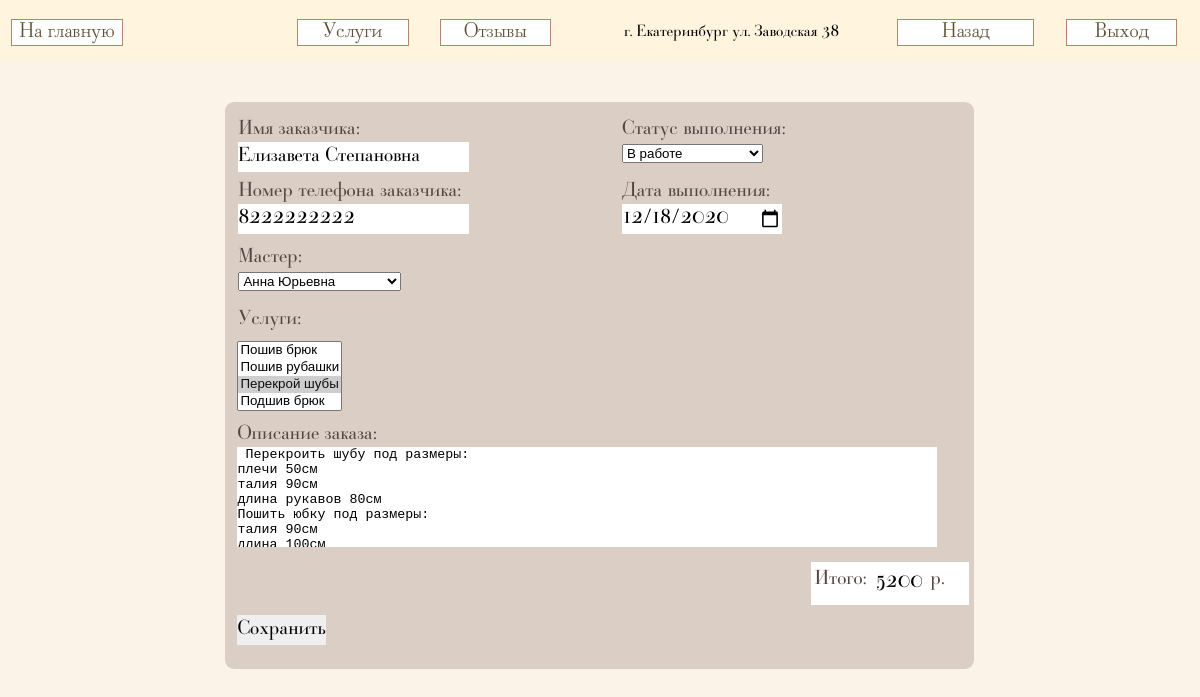
/edit_order.html/10, run on the app's committed database.
### cursovayaapp/models.py (models this page shows)
class Order(models.Model):
    customer_name = models.CharField(max_length=50)
    customer_number = models.CharField(max_length=11)
    description = models.TextField(default=' ')
    time = models.DateField(default=timezone.now)
    price = models.IntegerField(default=0)
    status = models.CharField(max_length=20)
    master_id = models.ForeignKey(Employee, on_delete=models.CASCADE)
    service_id = models.ManyToManyField(Service)
    materail_id = models.ManyToManyField(Material)
    count_material = models.IntegerField(default=0)

### cursovayaapp/views.py (the view, shortened to what this page needs)
# urls.py: path('edit_order.html/<int:id>', EditOrderPage.as_view()),
class EditOrderPage(View):
    def get(self, request, id):
        masters = get_masters()
        services = get_services()
        materials = get_material()
        order = get_order_id(id)
        status = ['Принят', 'В работе', 'Ожидает примерки', 'Завершен', 'Отдан']
        context = {
            'masters': masters,
            'services': services,
            'materials': materials,
            'order': order,
            'status': status
        }
        return render(request, 'edit_order.html', context=context)

### cursovayaapp/basa.py (called while the page is built)
def get_material():
    materials = Material.objects.all()
    return materials

def get_services():
    services = Service.objects.all()
    return services

def get_masters():
    masters = Employee.objects.filter(privilegies=False)
    return masters

def get_order_id(id):
    i_order = Order.objects.get(id=id)
    return i_order

### cursovayaapp/templates/edit_order.html (shortened to what this page needs)
<!DOCTYPE html>
<html class="nojs html css_verticalspacer" lang="ru-RU">
 <head>
  <link rel="stylesheet" type="text/css" href="../static/css/site_global.css?crc=444006867"/>
  <link rel="stylesheet" type="text/css" href="../static/css/order.css?crc=3794871221" id="pagesheet"/>
 </head>
 <body>
  <div class="clearfix borderbox" id="page">
   <div class="browser_width" id="u1863-bw">
    <div id="u1863"></div>
   </div>
   <a class="nonblock nontext clearfix grpelem" id="u1869-4" href="/"><p>На главную</p></a>
   <div class="clearfix grpelem" id="ppu1864-4">
    <div class="clearfix colelem" id="pu1864-4">
     <a class="nonblock nontext clearfix grpelem" id="u1866-4" href="../service.html"><p>Услуги</p></a>
     <a class="nonblock nontext clearfix grpelem" id="u1867-4" href="../review.html"><p>Отзывы</p></a>
     <a class="nonblock nontext clearfix grpelem" id="u1870-4" href="../back"><p>Назад</p></a>
    </div>
    <div class="clearfix colelem" id="u2094">
     <div class="rounded-corners clearfix grpelem" id="u1915">
      <form id="or-form" action="" method="post">
      <div class="clearfix colelem" id="pu1916-4">
       <div class="clearfix grpelem" id="u1916-4">
        <p>Имя заказчика:</p>
        <input type="text" name="order_name" placeholder="{{ message_name }}" value="{{ order.customer_name }}">
       </div>
       <div class="clearfix grpelem" id="u1945-4">
        <p>Статус выполнения:</p>
        <select name="order_status" form="or-form">
         {% for stat in status %}
            {% if stat == order.status %}
            <option value="{{ stat }}" selected>{{ stat }}</option>
            {% else %}
            <option value="{{ stat }}">{{ stat }}</option>
            {% endif %}
         {% endfor %}
        </select>
       </div>
      </div>
      <div class="clearfix colelem" id="pu1918-4">
       <div class="clearfix grpelem" id="u1918-4">
        <p>Номер телефона заказчика:</p>
        <input type="tel" name="order_telephone" value="{{ order.customer_number }}">
       </div>
       <div class="clearfix grpelem" id="u1927-4">
        <p>Дата выполнения:</p>
        <input type="date" name="order_date" value="{{ order.time|date:'Y-m-d' }}">
       </div>
      </div>
      <div class="clearfix colelem" id="u1917-4">
       <p>Мастер:</p>
       <select name="order_master" form="or-form">
        {% for master in masters %}
           {% if master == order.master_id %}
            <option value="{{ master.id }}" selected>{{ master.name }}</option>
           {% else %}
            <option value="{{ master.id }}">{{ master.name }}</option>
           {% endif %}
        {% endfor %}
       </select>
      </div>
      <div class="clearfix colelem" id="pu1930-4">
       <div class="clearfix grpelem" id="u1930-4">
        <p>Услуги:</p>
       </div>
      </div>
      <div class="clearfix colelem" id="pu1998-4">
       <div class="clearfix grpelem" id="u1998-4">
        <select name="order_services" form="or-form" multiple>
         {% for service in services %}
            {% if service in order.service_id.all %}
                <option value="{{ service.id }}" selected>{{ service.name }}</option>
            {% else %}
                <option value="{{ service.id }}">{{ service.name }}</option>
            {% endif %}
         {% endfor %}
        </select>
       </div>
      </div>
      <div class="clearfix colelem" id="u1939-4">
       <p>Описание заказа:</p>
       <textarea name="order_text" class="re-text"> {{ order.description }} </textarea>
      </div>
      <div class="clearfix colelem" id="u2091">
       <div class="clearfix grpelem" id="u2088-4">
        <p>Итого:</p>
       </div>
       <div class="clearfix grpelem" id="u2082-4">
        <input type="number" name="order_cost" class="metr-inp" maxlength="3" value="{{ order.price }}">
       </div>
       <div class="clearfix grpelem" id="u2083-4">
        <p>р.</p>
       </div>
      </div>
        <div class="clearfix colelem" id="u1939-4">
       <input type="submit" value="Сохранить">
       </div>
      </form>
     </div>
    </div>
   </div>
   <div id="u1865-4-wrapper">
    <div class="clearfix" id="u1865-4">
     <p id="u1865-2">г. Екатеринбург ул. Заводская 38</p>
    </div>
   </div>
   <a class="nonblock nontext clearfix grpelem" id="u1868-4" href="enter.html"><p>Выход</p></a>
   <div class="verticalspacer" data-offset-top="421" data-content-above-spacer="397" data-content-below-spacer="78" data-sizePolicy="fixed" data-pintopage="page_fixedLeft"></div>
   </div>
   </body>
</html>

### cursovayaapp/static/css/site_global.css (style rules this page uses)
html { min-height: 100%; min-width: 100%; -ms-text-size-adjust: none; }
body, div, dl, dt, dd, ul, ol, li, nav, h1, h2, h3, h4, h5, h6, pre, code, form, fieldset, legend, input, button, textarea, p, blockquote, th, td, a { margin: 0px; padding: 0px; border-width: 0px; border-style: solid; border-color: transparent; -webkit-transform-origin: left top; -ms-transform-origin: left top; -o-transform-origin: left top; transform-origin: left top; background-repeat: no-repeat; }
input { font-family: '__Bodoni Classic_6'; height: 30px; font-size: 20px; }
, button, textarea, select, optgroup, option { font-family: inherit; font-size: inherit; font-style: inherit; font-weight: inherit; }
body { font-family: Arial, Helvetica Neue, Helvetica, sans-serif; text-align: left; font-size: 14px; line-height: 17px; word-wrap: break-word; text-rendering: optimizeLegibility; -moz-font-feature-settings: 'liga'; -ms-font-feature-settings: 'liga'; -webkit-font-feature-settings: 'liga'; font-feature-settings: 'liga'; }
a:link { color: #0000FF; text-decoration: underline; }
a.nontext { color: black; text-decoration: none; font-style: normal; font-weight: normal; }
.colelem { display: inline; float: left; clear: both; }
.clearfix:after { content: "\0020"; visibility: hidden; display: block; height: 0px; clear: both; }
textarea { resize: none; overflow: auto; }
.MenuBar .SubMenuVisible, .MenuBarVertical .SubMenuVisible, .MenuBar .SubMenu .SubMenuVisible, .popup_element.Active, span.actAsPara, .actAsDiv, a.nonblock.nontext, img.block { display: block; }
.borderbox { -moz-box-sizing: border-box; -webkit-box-sizing: border-box; -ms-box-sizing: border-box; box-sizing: border-box; }
.browser_width>* { position: absolute; left: 0px; right: 0px; }
.grpelem, .accordion_wrapper { display: inline; float: left; }
p, h1, h2, h3, h4, h5, h6, ol, ul, span.actAsPara { max-height: 1000000px; }
.colelem100, .verticalspacer { clear: both; }
.list0 li, .MenuBar .MenuItemContainer, .SlideShowContentPanel .fullscreen img, .css_verticalspacer .verticalspacer { position: relative; }
@media screen and (-webkit-min-device-pixel-ratio:0) { body { text-rendering: auto; } }

### data on the page
Order: order_name "Елизавета Степановна", order_status "В работе", order_telephone "8222222222", order_date "12/18/2020", order_text "Перекроить шубу под размеры: плечи 50см талия 90см длина рукавов 80см Пошить юбку под размеры: талия 90см длина 100см", order_cost "5200"

### other printed values
form field order_master "Анна Юрьевна"
form field order_services "Пошив брюк / Пошив рубашки / Перекрой шубы ☑ / Подшив брюк"
